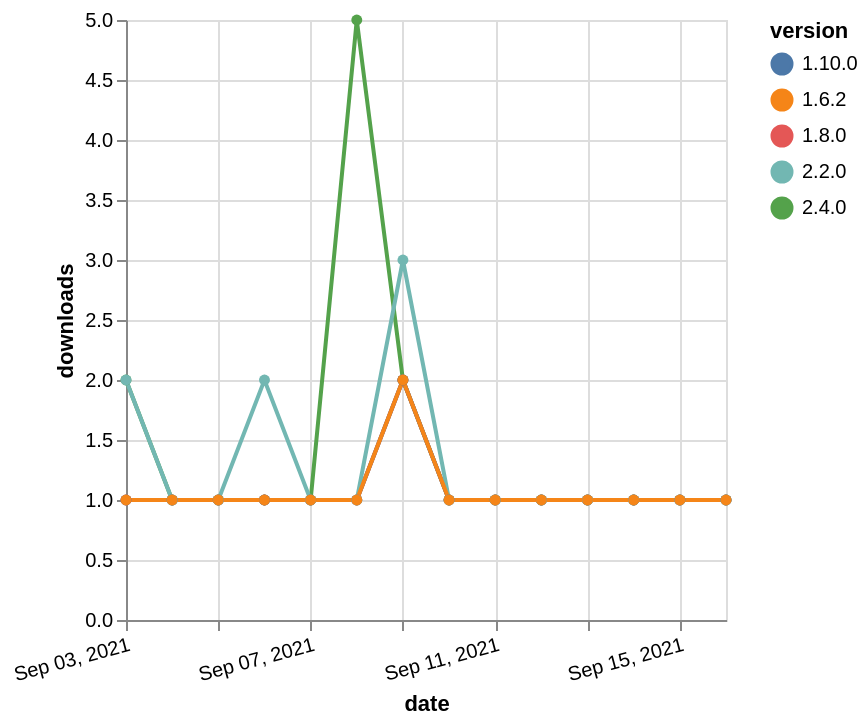

The specification (Vega-Lite) saved for this image:
### Vega-Lite specification from a JSON file in a GitHub repository (floating-point values rounded to 4 significant figures)
{"$schema": "https://vega.github.io/schema/vega-lite/v5.json", "description": "A simple bar chart with embedded data.", "data": {"values": [{"date": "2021-09-03", "total": 129, "delta": 2, "version": "2.4.0"}, {"date": "2021-09-04", "total": 130, "delta": 1, "version": "2.4.0"}, {"date": "2021-09-05", "total": 131, "delta": 1, "version": "2.4.0"}, {"date": "2021-09-06", "total": 132, "delta": 1, "version": "2.4.0"}, {"date": "2021-09-07", "total": 133, "delta": 1, "version": "2.4.0"}, {"date": "2021-09-08", "total": 138, "delta": 5, "version": "2.4.0"}, {"date": "2021-09-09", "total": 140, "delta": 2, "version": "2.4.0"}, {"date": "2021-09-10", "total": 141, "delta": 1, "version": "2.4.0"}, {"date": "2021-09-11", "total": 142, "delta": 1, "version": "2.4.0"}, {"date": "2021-09-12", "total": 143, "delta": 1, "version": "2.4.0"}, {"date": "2021-09-13", "total": 144, "delta": 1, "version": "2.4.0"}, {"date": "2021-09-14", "total": 145, "delta": 1, "version": "2.4.0"}, {"date": "2021-09-15", "total": 146, "delta": 1, "version": "2.4.0"}, {"date": "2021-09-16", "total": 147, "delta": 1, "version": "2.4.0"}, {"date": "2021-09-03", "total": 208, "delta": 1, "version": "1.8.0"}, {"date": "2021-09-04", "total": 209, "delta": 1, "version": "1.8.0"}, {"date": "2021-09-05", "total": 210, "delta": 1, "version": "1.8.0"}, {"date": "2021-09-06", "total": 211, "delta": 1, "version": "1.8.0"}, {"date": "2021-09-07", "total": 212, "delta": 1, "version": "1.8.0"}, {"date": "2021-09-08", "total": 213, "delta": 1, "version": "1.8.0"}, {"date": "2021-09-09", "total": 215, "delta": 2, "version": "1.8.0"}, {"date": "2021-09-10", "total": 216, "delta": 1, "version": "1.8.0"}, {"date": "2021-09-11", "total": 217, "delta": 1, "version": "1.8.0"}, {"date": "2021-09-12", "total": 218, "delta": 1, "version": "1.8.0"}, {"date": "2021-09-13", "total": 219, "delta": 1, "version": "1.8.0"}, {"date": "2021-09-14", "total": 220, "delta": 1, "version": "1.8.0"}, {"date": "2021-09-15", "total": 221, "delta": 1, "version": "1.8.0"}, {"date": "2021-09-16", "total": 222, "delta": 1, "version": "1.8.0"}, {"date": "2021-09-03", "total": 207, "delta": 1, "version": "1.10.0"}, {"date": "2021-09-04", "total": 208, "delta": 1, "version": "1.10.0"}, {"date": "2021-09-05", "total": 209, "delta": 1, "version": "1.10.0"}, {"date": "2021-09-06", "total": 210, "delta": 1, "version": "1.10.0"}, {"date": "2021-09-07", "total": 211, "delta": 1, "version": "1.10.0"}, {"date": "2021-09-08", "total": 212, "delta": 1, "version": "1.10.0"}, {"date": "2021-09-09", "total": 214, "delta": 2, "version": "1.10.0"}, {"date": "2021-09-10", "total": 215, "delta": 1, "version": "1.10.0"}, {"date": "2021-09-11", "total": 216, "delta": 1, "version": "1.10.0"}, {"date": "2021-09-12", "total": 217, "delta": 1, "version": "1.10.0"}, {"date": "2021-09-13", "total": 218, "delta": 1, "version": "1.10.0"}, {"date": "2021-09-14", "total": 219, "delta": 1, "version": "1.10.0"}, {"date": "2021-09-15", "total": 220, "delta": 1, "version": "1.10.0"}, {"date": "2021-09-16", "total": 221, "delta": 1, "version": "1.10.0"}, {"date": "2021-09-03", "total": 207, "delta": 2, "version": "2.2.0"}, {"date": "2021-09-04", "total": 208, "delta": 1, "version": "2.2.0"}, {"date": "2021-09-05", "total": 209, "delta": 1, "version": "2.2.0"}, {"date": "2021-09-06", "total": 211, "delta": 2, "version": "2.2.0"}, {"date": "2021-09-07", "total": 212, "delta": 1, "version": "2.2.0"}, {"date": "2021-09-08", "total": 213, "delta": 1, "version": "2.2.0"}, {"date": "2021-09-09", "total": 216, "delta": 3, "version": "2.2.0"}, {"date": "2021-09-10", "total": 217, "delta": 1, "version": "2.2.0"}, {"date": "2021-09-11", "total": 218, "delta": 1, "version": "2.2.0"}, {"date": "2021-09-12", "total": 219, "delta": 1, "version": "2.2.0"}, {"date": "2021-09-13", "total": 220, "delta": 1, "version": "2.2.0"}, {"date": "2021-09-14", "total": 221, "delta": 1, "version": "2.2.0"}, {"date": "2021-09-15", "total": 222, "delta": 1, "version": "2.2.0"}, {"date": "2021-09-16", "total": 223, "delta": 1, "version": "2.2.0"}, {"date": "2021-09-03", "total": 264, "delta": 1, "version": "1.6.2"}, {"date": "2021-09-04", "total": 265, "delta": 1, "version": "1.6.2"}, {"date": "2021-09-05", "total": 266, "delta": 1, "version": "1.6.2"}, {"date": "2021-09-06", "total": 267, "delta": 1, "version": "1.6.2"}, {"date": "2021-09-07", "total": 268, "delta": 1, "version": "1.6.2"}, {"date": "2021-09-08", "total": 269, "delta": 1, "version": "1.6.2"}, {"date": "2021-09-09", "total": 271, "delta": 2, "version": "1.6.2"}, {"date": "2021-09-10", "total": 272, "delta": 1, "version": "1.6.2"}, {"date": "2021-09-11", "total": 273, "delta": 1, "version": "1.6.2"}, {"date": "2021-09-12", "total": 274, "delta": 1, "version": "1.6.2"}, {"date": "2021-09-13", "total": 275, "delta": 1, "version": "1.6.2"}, {"date": "2021-09-14", "total": 276, "delta": 1, "version": "1.6.2"}, {"date": "2021-09-15", "total": 277, "delta": 1, "version": "1.6.2"}, {"date": "2021-09-16", "total": 278, "delta": 1, "version": "1.6.2"}]}, "width": "container", "mark": {"type": "line", "point": {"filled": true}}, "encoding": {"x": {"field": "date", "type": "temporal", "timeUnit": "yearmonthdate", "title": "date", "axis": {"labelAngle": -15}}, "y": {"field": "delta", "type": "quantitative", "title": "downloads"}, "color": {"field": "version", "type": "nominal"}, "tooltip": {"field": "delta"}}}
